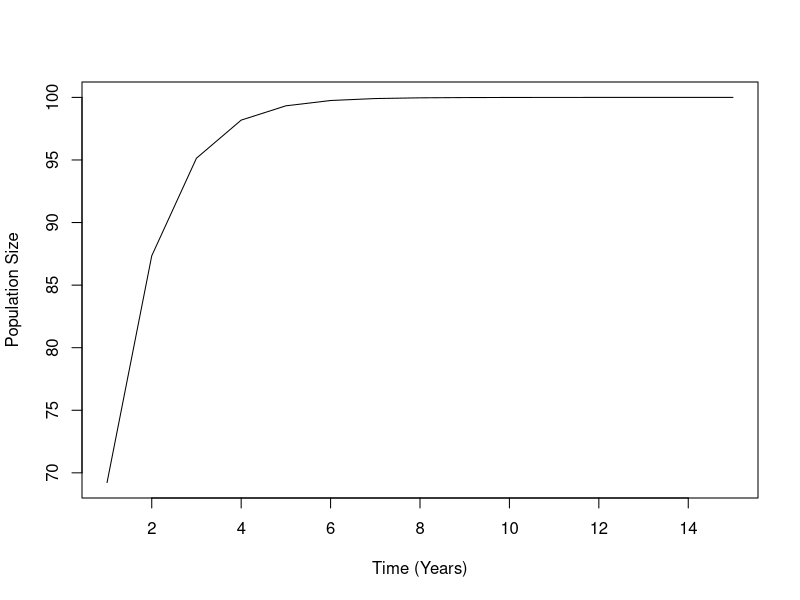
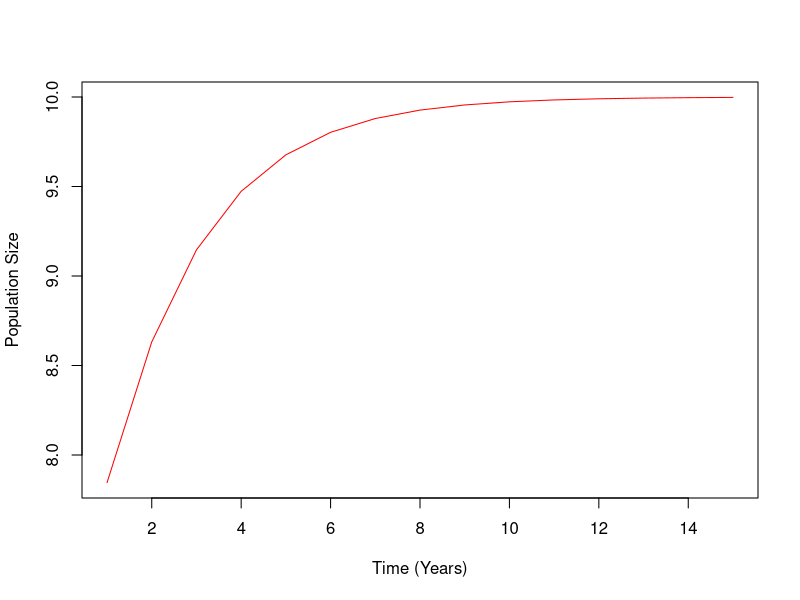
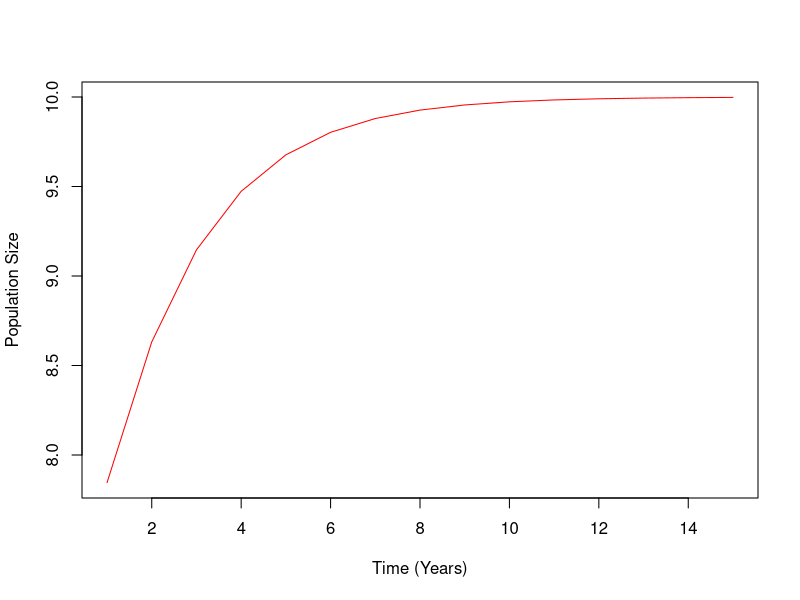
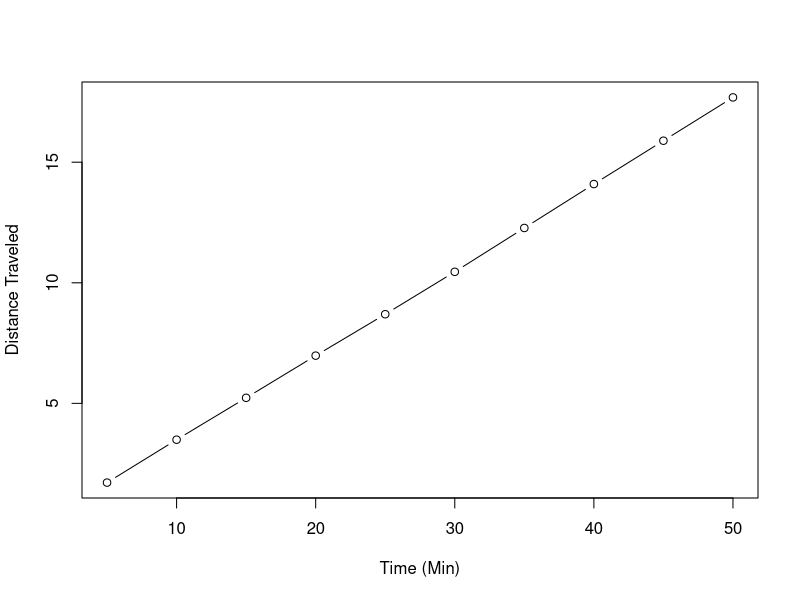

The R script that drew these images, in order:

## 1. Write a loop that prints out the numbers from 20 to 10
for(i in 20:10){
  print(i)
}
## 2. Write a loop that print out only the numbers from 20 to 10 that are even
num = 1:20
num = num[num%%2==0]
for(i in num){
  print(i)
}
## OR
num = 1:20
for(i in num){
  if(i%%2==0) print(i)
}
## 3. Write a function that calculates whether a number is a prime number (hint: what does 2 %% 3 give you?)

prime <- function(x){
  if (x == 2) {
    TRUE
  } else if (any(x %% 2:(x-1) == 0)) {
    FALSE
  } else { 
    TRUE
    }
}

## 4. Write a loop that prints out the numbers from 1 to 20, printing “Good: NUMBER” if the number is
## divisible by five and “Job: NUMBER” if then number is prime, and nothing otherwise.

num = 1:20
for(i in num){
  if(i%%5==0)  
    print(paste(i,'Good: NUMBER'))
 else if (i == 2) 
  print(paste(i,'Job: NUMBER'))
 else if (any(i %% 2:(i-1) == 0 )) 
  print(paste(i,'Nothing'))
 else  
  print(paste(i,'Job: NUMBER'))
}

# 5. A biologist is modelling population growth using a Gompertz curve, which is defined as y(t) = a.e−b.e−c.t
# where y is population size, t is time, a and b are parameters, and e is the exponential function. Write
# them a function that calculates population size at any time for any values of its parameters.

gz <- function(t, a, b, c){
  y <- (a*exp(-b*exp(-c*t)))
    return(y)
}
gz(15, 100, 1, 1) 


# 6. The biologist likes your function so much they want you to write another function that plots the progress
# of the population over a given length of time. Write it for them.

gz <- function(t, a, b, c){
  y <- (a*exp(-b*exp(-c*t)))
  p <- plot(y~t, xlab = 'Time (Years)', ylab= 'Population Size', type='l')
 return(paste(y,t))
}
gz(1:15, 100, 1, 1)


# 7. The biologist has fallen in love with your plotting function, but want to colour y values above a as blue,
# and y values above b as red. Change your function to allow that.

gz <- function(t, a, b, c){
  y <- (a*exp(-b*exp(-c*t)))
  p <- plot(y~t, xlab = 'Time (Years)', ylab= 'Population Size', type='l', col= ifelse(y > a, 'blue','red'))
  return(paste(y,t))
}
gz(1:15, 10, .4, .5)

# 8. You are beginning to suspect the biologist is taking advantage of you. Modify your function to plot in
# purple any y value that’s above a and b. Hint: try putting 3==3 & 2==2 and 3==4 | 2==2 into an if
# statement and see what you get. Using this construction may make this simpler.

gz <- function(t, a, b, c){
  y <- (a*exp(-b*exp(-c*t)))
  p <- plot(y~t, xlab = 'Time (Years)', ylab= 'Population Size', type='l', col= ifelse(y > a & y > b, 'purple','red'))
  return(paste(y,t))
}
gz(1:15, 10, .4, .5)

# 9. Write a function that draws boxes of a specified width and height that look like this (height 3, width 5):
#   *****
#   *   *
#   *****

box1 <- function(y, x){
  w1 <- (rep("*", x))
  cat(w1, '\n', sep='')
  cnt <- 0
  repeat{
  cat('*',(rep('',x-3)),'*','\n')
  cnt <- cnt+1
  if(cnt > y-3){
    break
  }
}
  w2 <- (rep('*',x))
  cat(w2, sep='')
}
box1(3,5)

#   10. Modify your box function to put text centered inside the box, like this:
#   *************
#   *           *
#   * some text *
#   *           *
#   *************

box2 <- function(y, x, z){
  z <- z
  a <- nchar(z)
  f <- round(((x-a-4))/2, digits = 0)
  w1 <- (rep("*", x))
  cat(w1, '\n', sep='')
  cnt <- 0
  repeat{
    cat('*',(rep('',x-3)),'*','\n')
    cnt <- cnt+1
    if(cnt > y-3){
      break
    }
  }
  cat('*',rep('', f), z, rep('', f), "*",'\n')
    cnt <- 0
  repeat{
    cat('*',(rep('',x-3)),'*','\n')
    cnt <- cnt+1
    if(cnt > y-3){
      break
    }
  }
  w2 <- (rep('*',x))
  cat(w2, sep='')
}
box2(3,15,'some text')


#   11. Modify your box function to build boxes of arbitrary text, taking dimensions specified in terms of
# dimensions, not the text. For example, box("t", 3, 9, "hey") might produce:

box3 <- function(t, y, x, z){
  z <- z
  a <- nchar(z)
  f <- round(((x-1-(a/2))/2), digits = 0)
  w1 <- (rep(t, x))
  cat(w1, '\n', sep='')
  cnt <- 0
  repeat{
    cat(t,(rep(' ',x)),t,'\n')
    cnt <- cnt+1
    if(cnt > y-3){
      break
    }
  }
  cat(t,rep(' ', (x/2)-3), z, rep(' ', (x/2)-2), t,'\n')
  cnt <- 0
  repeat{
    cat(t,(rep(' ',x)),t,'\n')
    cnt <- cnt+1
    if(cnt > y-3){
      break
    }
  }
  w2 <- (rep(t,x))
  cat(w2, sep='')
}
box3('wdp',3,8,'some text')

# 12. In ecology, hurdle models are often used to model the abundance of species found on surveys. They
# first model the probability that a species will be present at a site (drawn, for example, from a Bernoulli
# distribution) and then model the abundance for any species that is present (drawn, for example, from
# probability of presence (p) and that its abundance is drawn from a Poisson with a given λ. Hint: there is
# no Bernoulli distribution in R, but the Bernoulli is a special case of what distribution?...

# bernoulli, binomial, same thing right?
# p = probability for binomial
# n = # of random values to output
# lam = Given parameter for Poisson distribution
hurdle <- function(p, n, lam){
  if(rbinom(1, 1, p) == 1){ # species presence based on binomial with given probability of success
    ran <- rpois(n, lam) # number of sites and rate parameter
    return(paste(ran))
  }else{
    return(0)
  }
}

# (presence probability, # sites, poisson lambda)
hurdle(1, 5, 10)

## Reworked for problem 13

hurdle1 <- function(sitenum){
  r <- matrix(nrow = sitenum, ncol = 1)
  for(i in 1:sitenum){
    if(rbinom(1, 1, sample(seq(from = 0, to = 1, by = .001), size = 1, replace = TRUE)) == 1){ # species presence based on binomial with given probability of success
      abun <- rpois(1, sample(seq(from = 0, to = 10, by = .1), size = 1, replace = TRUE)) # number of sites and rate parameter
    }else{
      abun <- 0
    }
    r[i,] <- abun
  }
  return(r)
}
# (presence probability, # sites, poisson lambda)
hurdle1(5)

# 13. An ecologist really likes your hurdle function (will you never learn?). Write them a function that simulates
# lots of species (each with their own p and λ) across n sites. Return the results in a matrix where each
# species is a column, and each site a row (this is the standard used for ecology data in R).

# 
hurdle2 <- function(sitenum, spnum){
  r <- matrix(nrow=sitenum, ncol=spnum)
  for(i in 1:spnum){
   r[,i] <- hurdle1(sitenum)
    }
  return(r)
    }

hurdle2(10, 7)

# 14. Professor Savitzky approaches you with a delicate problem. A member of faculty became disoriented
# during fieldwork, and is now believed to be randomly wandering somewhere in the desert surrounding
# Logan. He is modelling their progress through time in five minute intervals, assuming they cover a
# random, Normally-distributed distance in latitude and longitude in each interval. Could you simulate this
# process 100 times and plot it for him?

# t = number of 5 min intervals

# average walking speed = 3.1 mph
# if 3.1 mph then .0833 miles per 5 min on average

progress <- function(t){
  datalist=list()
  for(i in 1:t){
    lat <- (mean(abs(rnorm(100, mean = 0.08333333, sd = 1)))) 
    lon <- (mean(abs(rnorm(100, mean = 0.08333333, sd = 1)))) 
    dis <- (sqrt(lat)+sqrt(lon))
    dat <- data.frame(dis=dis)
    dat$time <- i*5
    datalist[[i]] <- dat
  }
big_data = do.call(rbind,datalist)
big_data$dis2 = cumsum(big_data$dis)
plot(big_data$dis2 ~ big_data$time, xlab='Time (Min)', ylab='Distance Traveled',type='b')
print(big_data)
}

progress(10)

 
# 15. Professor Savitzky is deeply concerned to realise that the member of faculty was, in fact, at the top of
# a steep mountain in the fog. Approximately 5 miles away, in all directions, from the faculty member’s
# starting point is a deadly cliff! He asks if you could run your simulation to see how long, on average,
# until the faculty member plummets to their doom.


# 16. Sadly, by the time you have completed your simulations the faculty member has perished. Professor
# Savitzky is keen to ensure this will never happen again, and so has suggested each faculty member
# be attached, via rubber band, to a pole at the centre of the site whenever conducting fieldwork 3. He
# assures you that you can model this by assuming that the faculty member, at each time-step, moves α×
# distance-from-pole latitudinally and longitudinally (in addition to the rate of movement you’ve already
# simulated) each time-step. Simulate this, and see how strong the rubber band (α) must be to keep the
# faculty member safe for at least a day.
# 



# 17. (If you finish early: Most, if not all, faculty members are not as young as they once were. See what effect
# the faculty member tiring (and eventually sitting down and giving up) would have on their likelihood of
# survival. What would happen if a faculty member panicked and walked faster through time?
#                                                                                                                                                   the Poisson distribution). Write a function that simulates the abundance of a species at n sites given a
